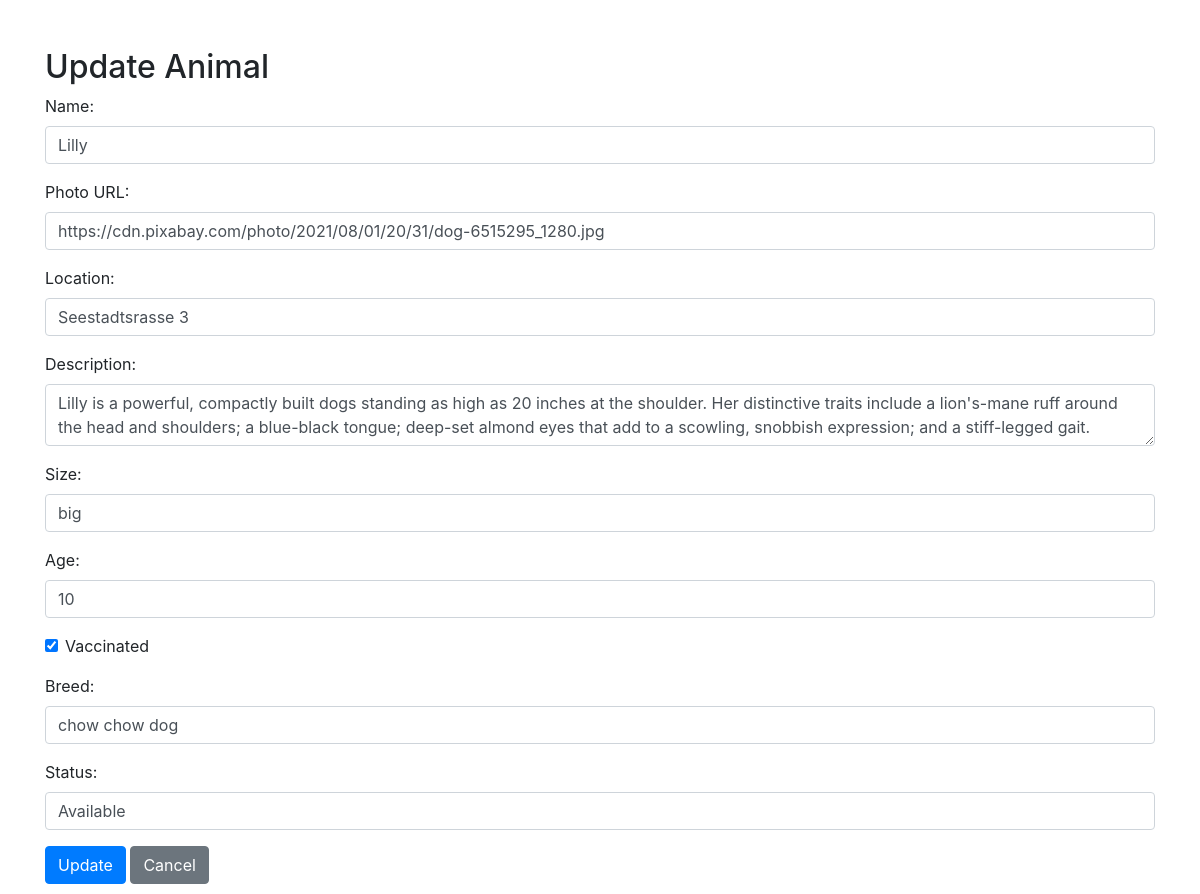
Page /update.php?id=5 (signed in) on the committed database.
### tables this page shows
CREATE TABLE `animals` (
  `id` int(11) NOT NULL,
  `name` varchar(100) NOT NULL,
  `photo` varchar(255) NOT NULL,
  `location` varchar(255) NOT NULL,
  `description` text NOT NULL,
  `size` varchar(20) NOT NULL,
  `age` int(11) NOT NULL,
  `vaccinated` enum('yes','no','','') NOT NULL,
  `breed` varchar(100) NOT NULL,
  `status` enum('Adopted','Available') NOT NULL
);

### update.php (the view, shortened to what this page needs)
<?php
require_once "db_connect.php";
$animalId = $_GET['id'];
$sql = "SELECT * FROM animals WHERE id = $animalId";
$result = mysqli_query($connect, $sql);
$animalData = mysqli_fetch_assoc($result);
?>
<!DOCTYPE html>
<html lang="en">
<head>
    <link rel="stylesheet" href="https://maxcdn.bootstrapcdn.com/bootstrap/4.5.2/css/bootstrap.min.css">
</head>
<body>
    <div class="container mt-5">
        <h2>Update Animal</h2>
        <form method="post">
            <div class="form-group">
                <label for="name">Name:</label>
                <input type="text" class="form-control" id="name" name="name" value="<?php echo $animalData['name']; ?>">
            </div>
            <div class="form-group">
                <label for="photo">Photo URL:</label>
                <input type="text" class="form-control" id="photo" name="photo" value="<?php echo $animalData['photo']; ?>">
            </div>
            <div class="form-group">
                <label for="location">Location:</label>
                <input type="text" class="form-control" id="location" name="location" value="<?php echo $animalData['location']; ?>">
            </div>
            <div class="form-group">
                <label for="description">Description:</label>
                <textarea class="form-control" id="description" name="description"><?php echo $animalData['description']; ?></textarea>
            </div>
            <div class="form-group">
                <label for="size">Size:</label>
                <input type="text" class="form-control" id="size" name="size" value="<?php echo $animalData['size']; ?>">
            </div>
            <div class="form-group">
                <label for="age">Age:</label>
                <input type="text" class="form-control" id="age" name="age" value="<?php echo $animalData['age']; ?>">
            </div>
            <div class="form-group">
                <div class="form-check">
                    <input class="form-check-input" type="checkbox" id="vaccinated" name="vaccinated" <?php echo $animalData['vaccinated'] ? 'checked' : ''; ?>>
                    <label class="form-check-label" for="vaccinated">Vaccinated</label>
                </div>
            </div>
            <div class="form-group">
                <label for="breed">Breed:</label>
                <input type="text" class="form-control" id="breed" name="breed" value="<?php echo $animalData['breed']; ?>">
            </div>
            <div class="form-group">
                <label for="status">Status:</label>
                <input type="text" class="form-control" id="status" name="status" value="<?php echo $animalData['status']; ?>">
            </div>
            <button type="submit" class="btn btn-primary">Update</button>
            <a href="dashboard.php" class="btn btn-secondary">Cancel</a>
        </form>
    </div>
</body>
</html>

### update.php (style rules this page uses)
body { background-image: url('https://cdn.pixabay.com/photo/2019/08/07/14/11/dog-4390885_1280.jpg'); background-size: cover; background-attachment: fixed; margin: 10px; }

### rows in the picture
animals: name "Lilly", photo "https://cdn.pixabay.com/photo/2021/08/01/20/31/dog-6515295_1280.jpg", location "Seestadtsrasse 3", description "Lilly is a powerful, compactly built dogs standing as high as 20 inches at the shoulder. Her distinctive traits include a lion's-mane ruff around the head and shoulders; a blue-black tongue; deep-set almond eyes that add to a scowling, snobbish expression; and a stiff-legged gait.", size "big", age "10", vaccinated "☑", breed "chow chow dog", status "Available"
